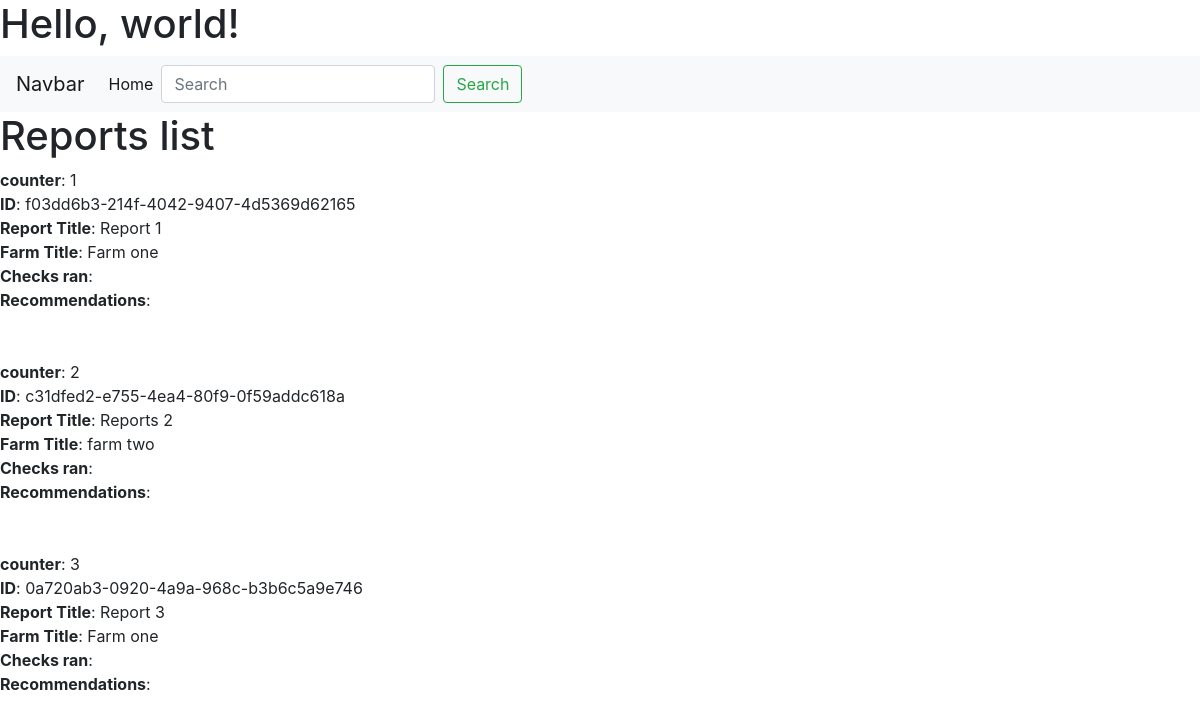
Page /reports_list on the committed database.
### queryObj/models.py (models this page shows, shortened)
class Report(models.Model):
    id = models.UUIDField(
    primary_key = True,
    default=uuid.uuid4,
    editable=False)
    title = models.CharField(max_length=200)
    farm = models.ForeignKey(Farm, on_delete=models.SET_NULL, null=True)
    checks_ran = tinymce_models.HTMLField(blank=True, null=True)
    recommendations = tinymce_models.HTMLField(blank=True, null=True)

class Farm(models.Model):
    id = models.UUIDField(
    primary_key = True,
    default=uuid.uuid4,
    editable=False)
    farm_name = models.CharField(max_length=200)
    class Meta:
        permissions = [
        ('special_status', 'Can view farms')
        ]

### queryObj/views.py (the view)
# urls.py: path('reports_list', views.reports_list, name='reports_list'),
def reports_list(request):
    reports = Report.objects.all()
    context = {
        'reports': reports
    }
    return render(request, 'seach_obj.html', context)

### templates/seach_obj.html (shortened to what this page needs)
<!doctype html>
<html lang="en">
  <head>
    <link rel="stylesheet" href="https://cdn.jsdelivr.net/npm/bootstrap@4.4.1/dist/css/bootstrap.min.css">
  </head>
  <body>
    <h1>Hello, world!</h1>
    <nav class="navbar navbar-expand-lg navbar-light bg-light">
  <a class="navbar-brand" href="#">Navbar</a>
  <div class="collapse navbar-collapse" id="navbarSupportedContent">
    <ul class="navbar-nav mr-auto">
      <li class="nav-item active">
        <a class="nav-link" href="#">Home <span class="sr-only">(current)</span></a>
      </li>
    <form class="form-inline my-2 my-lg-0" action="{% url 'search_by_q_objects' %}">
      <input class="form-control mr-sm-2" name="query" type="search" placeholder="Search" aria-label="Search">
      <button class="btn btn-outline-success my-2 my-sm-0" type="submit">Search</button>
    </form>
  </div>
</nav>
<h1>Reports list</h1>
{% for report in reports %}
<strong>counter</strong>: {{forloop.counter}} <br>
<strong>ID</strong>: {{report.id}} <br>
<strong>Report Title</strong>: {{report.title}} <br>
<strong>Farm Title</strong>: {{report.farm.farm_name}} <br>
<strong>Checks ran</strong>: {{report.checks_ran}} <br>
<strong>Recommendations</strong>: {{report.recommendations}}
<br> <br> <br>
{% endfor %}
  </body>
</html>

### rows in the picture
Report: id "f03dd6b3-214f-4042-9407-4d5369d62165", title "Report 1", farm.farm_name "Farm one"
Report: id "c31dfed2-e755-4ea4-80f9-0f59addc618a", title "Reports 2", farm.farm_name "farm two"
Report: id "0a720ab3-0920-4a9a-968c-b3b6c5a9e746", title "Report 3", farm.farm_name "Farm one"
